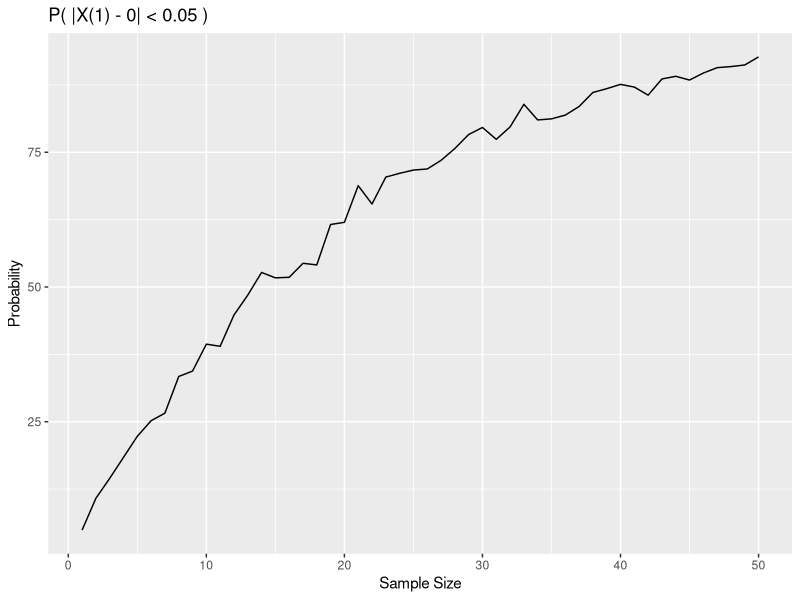

Recreate this plot in R.
# Set the seed for reproducibility
set.seed(123)

# Parameters
lambda <- 1
N <- 1000
max_n <- 50

# Create a list to store the datasets
datasets_list <- vector("list", N * max_n)

# Generate N datasets for sample sizes 1 to 50
counter <- 1
for (i in 1:N) {
  for (n in 1:max_n) {
    # Generate a random sample of size n from exponential distribution
    dataset <- rexp(n, rate = lambda)
    
    # Store the dataset in the list
    datasets_list[[counter]] <- dataset
    counter <- counter + 1
  }
}

# Create a data frame to store minimum values and sample sizes
min_values_df <- data.frame(Minimum = numeric(N * max_n), SampleSize = numeric(N * max_n))

# Populate the data frame with minimum values and sample sizes
counter <- 1
for (i in 1:N) {
  for (n in 1:max_n) {
    # Extract minimum value
    min_value <- min(datasets_list[[counter]])
    
    # Store minimum value and sample size in the data frame
    min_values_df$Minimum[counter] <- min_value
    min_values_df$SampleSize[counter] <- n
    
    counter <- counter + 1
  }
}

min_values_df$prob <- ifelse(abs(min_values_df$Minimum) < 0.05, 0, 1)

install.packages("dplyr")
library(dplyr)

percentage_zeros <- min_values_df %>%
  group_by(SampleSize) %>%
  summarize(PercentageZeros = mean(prob == 0) * 100)

library(ggplot2)
ggplot(percentage_zeros, aes(x = SampleSize, y = PercentageZeros)) +
  geom_line() +
  labs(title = "P( |X(1) - 0| < 0.05 ) ",
       x = "Sample Size",
       y = "Probability")